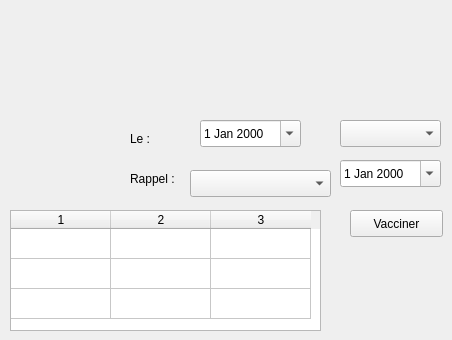
  <widget class="QWidget" name="tab_vaccination">
   <attribute name="title">
    <string>Vaccinations</string>
   </attribute>
   <widget class="QDateEdit" name="dateEdit_vacciner_start">
    <property name="geometry">
     <rect>
      <x>200</x>
      <y>120</y>
      <width>101</width>
      <height>27</height>
     </rect>
    </property>
    <property name="toolTip">
     <string>Date de vaccination</string>
    </property>
    <property name="calendarPopup">
     <bool>true</bool>
    </property>
   </widget>
   <widget class="QLabel" name="label_2">
    <property name="geometry">
     <rect>
      <x>130</x>
      <y>170</y>
      <width>62</width>
      <height>17</height>
     </rect>
    </property>
    <property name="text">
     <string>Rappel :</string>
    </property>
    <property name="buddy">
     <cstring>comboBox_rappel</cstring>
    </property>
   </widget>
   <widget class="QLabel" name="label_vaccinerStart">
    <property name="geometry">
     <rect>
      <x>130</x>
      <y>130</y>
      <width>31</width>
      <height>17</height>
     </rect>
    </property>
    <property name="text">
     <string>Le :</string>
    </property>
   </widget>
   <widget class="QComboBox" name="comboBox_vacciner">
    <property name="geometry">
     <rect>
      <x>340</x>
      <y>120</y>
      <width>101</width>
      <height>27</height>
     </rect>
    </property>
    <property name="toolTip">
     <string>Vaccin</string>
    </property>
   </widget>
   <widget class="QComboBox" name="comboBox_rappel">
    <property name="geometry">
     <rect>
      <x>190</x>
      <y>170</y>
      <width>141</width>
      <height>27</height>
     </rect>
    </property>
    <property name="toolTip">
     <string>Période de rappel</string>
    </property>
   </widget>
   <widget class="QPushButton" name="button_vacciner">
    <property name="geometry">
     <rect>
      <x>350</x>
      <y>210</y>
      <width>93</width>
      <height>27</height>
     </rect>
    </property>
    <property name="toolTip">
     <string>Ajouter ce vaccin dans le dossier</string>
    </property>
    <property name="text">
     <string>Vacciner</string>
    </property>
   </widget>
   <widget class="QDateEdit" name="dateEdit_vacciner_end">
    <property name="geometry">
     <rect>
      <x>340</x>
      <y>160</y>
      <width>101</width>
      <height>27</height>
     </rect>
    </property>
    <property name="toolTip">
     <string>Date de rappel</string>
    </property>
    <property name="calendarPopup">
     <bool>true</bool>
    </property>
   </widget>
   <widget class="QTableWidget" name="tableWidget_vacciner">
    <property name="geometry">
     <rect>
      <x>10</x>
      <y>210</y>
      <width>311</width>
      <height>121</height>
     </rect>
    </property>
    <property name="rowCount">
     <number>3</number>
    </property>
    <property name="columnCount">
     <number>3</number>
    </property>
    <attribute name="verticalHeaderVisible">
     <bool>false</bool>
    </attribute>
    <attribute name="verticalHeaderVisible">
     <bool>false</bool>
    </attribute>
    <row/>
    <row/>
    <row/>
    <column/>
    <column/>
    <column/>
   </widget>
  </widget>
